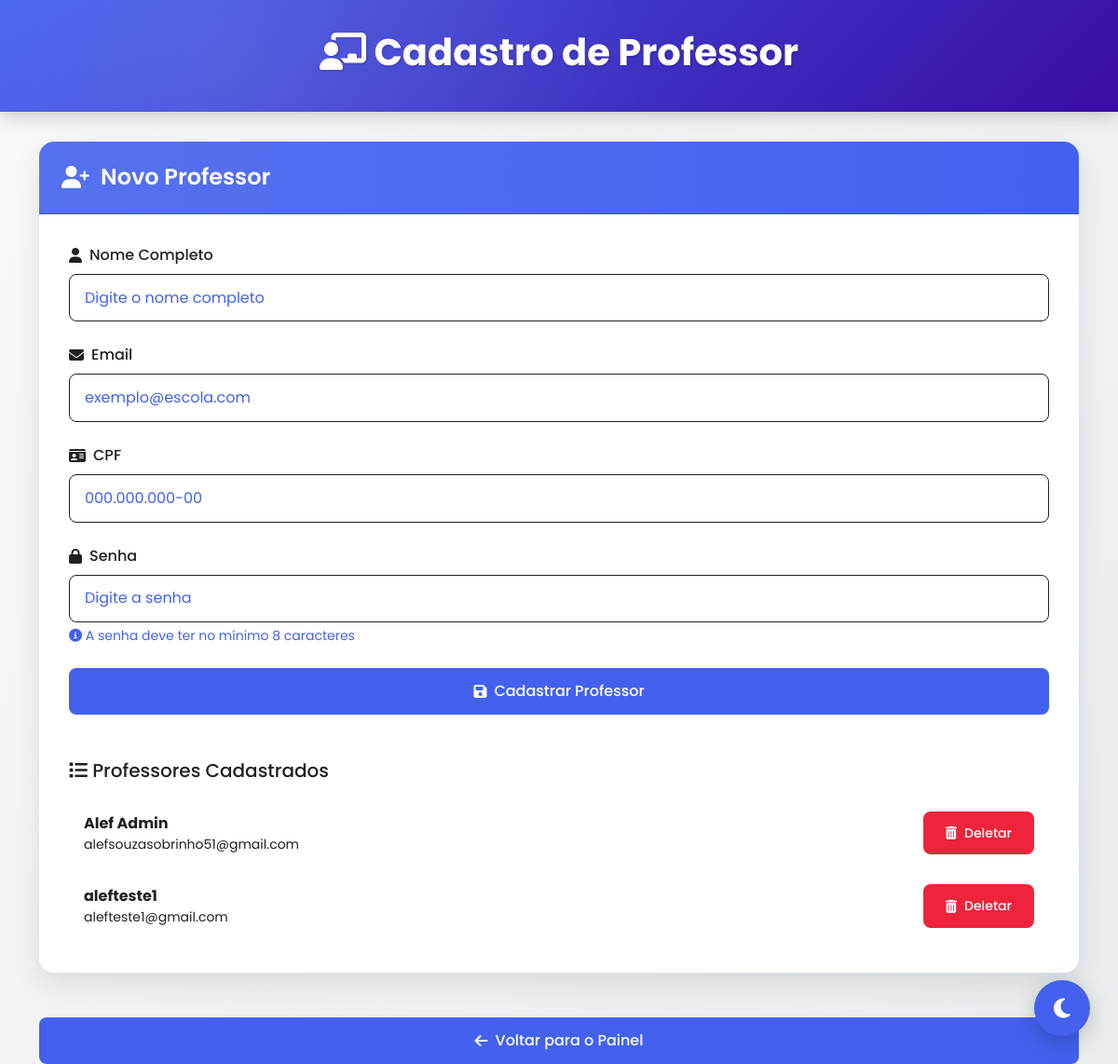
Screenshot of /frontend/cadastro_professor.php (signed in) with the database file from the repository.
### tables this page shows
CREATE TABLE `professores` (
  `id` int(11) NOT NULL,
  `nome` varchar(100) NOT NULL,
  `email` varchar(100) NOT NULL,
  `cpf` varchar(14) NOT NULL,
  `senha` varchar(255) NOT NULL,
  `data_cadastro` datetime DEFAULT current_timestamp(),
  `ultimo_login` datetime DEFAULT NULL,
  `ativo` tinyint(1) DEFAULT 1,
  `admin` tinyint(1) DEFAULT 0
);

### frontend/cadastro_professor.php (the view, shortened to what this page needs)
<!DOCTYPE html>
<html lang="pt" data-theme="light">
<head>
    <link href="https://cdn.jsdelivr.net/npm/bootstrap@5.3.0/dist/css/bootstrap.min.css" rel="stylesheet">
    <link rel="stylesheet" href="https://cdnjs.cloudflare.com/ajax/libs/font-awesome/6.4.2/css/all.min.css">
</head>
<body>
    <button class="theme-toggle" id="themeToggle">
        <i class="fas fa-moon" id="themeIcon"></i>
    </button>
    <div class="dashboard-header text-center">
        <div class="container">
            <h1 class="mb-2">
                <i class="fas fa-chalkboard-teacher"></i> Cadastro de Professor
            </h1>
        </div>
    </div>
    <div class="container">
        <div class="card">
            <div class="card-header">
                <h4>
                    <i class="fas fa-user-plus"></i> Novo Professor
                </h4>
            </div>
            <div class="card-body">
                <form method="POST" action="">
                    <div class="mb-4">
                        <label for="nome" class="form-label">
                            <i class="fas fa-user"></i> Nome Completo
                        </label>
                        <input type="text" class="form-control" name="nome" id="nome" required
                               placeholder="Digite o nome completo">
                    </div>
                    <div class="mb-4">
                        <label for="email" class="form-label">
                            <i class="fas fa-envelope"></i> Email
                        </label>
                        <input type="email" class="form-control" name="email" id="email" required
                               placeholder="exemplo@escola.com">
                    </div>
                    <div class="mb-4">
                        <label for="cpf" class="form-label">
                            <i class="fas fa-id-card"></i> CPF
                        </label>
                        <input type="text" class="form-control" name="cpf" id="cpf" required
                               placeholder="000.000.000-00">
                    </div>
                    <div class="mb-4">
                        <label for="senha" class="form-label">
                            <i class="fas fa-lock"></i> Senha
                        </label>
                        <input type="password" class="form-control" name="senha" id="senha" required
                               placeholder="Digite a senha">
                        <div class="form-text" style="color: var(--primary-color);">
                            <i class="fas fa-info-circle"></i> A senha deve ter no mínimo 8 caracteres
                        </div>
                    </div>
                    <button type="submit" class="btn btn-primary w-100">
                        <i class="fas fa-save"></i> Cadastrar Professor
                    </button>
                </form>
                <div class="mt-5">
                    <h5 class="mb-3" style="color: var(--text-color);">
                        <i class="fas fa-list"></i> Professores Cadastrados
                    </h5>
                    <div class="list-group">
                        <?php
                        require '../includes/conn.php';
                        $sql = "SELECT id, nome, email FROM professores ORDER BY nome ASC";
                        $result = $conn->query($sql);
                        if ($result->num_rows > 0) {
                            while($row = $result->fetch_assoc()) {
                                echo '<div class="list-group-item">';
                                echo '<div class="d-flex justify-content-between align-items-center">';
                                echo '<div>';
                                echo '<strong>' . htmlspecialchars($row['nome']) . '</strong>';
                                echo '<div class="small"  style="color: var(--text-color);">' . htmlspecialchars($row['email']) . '</div>';
                                echo '</div>';
                                echo '<form method="POST" class="d-inline-block" onsubmit="return confirm(\'Tem certeza que deseja deletar este professor?\')">';
                                echo '<button type="submit" name="delete" class="btn btn-danger btn-sm">';
                                echo '<i class="fas fa-trash-alt"></i> Deletar';
                                echo '</button>';
                                echo '</form>';
                                echo '</div>';
                                echo '</div>';
                            }
                        } else {
                            echo '<div class="list-group-item text-center text-muted">';
                            echo '<i class="fas fa-user-slash fa-2x mb-2"></i>';
                            echo '<p class="mb-0">Nenhum professor cadastrado</p>';
                            echo '</div>';
                        }
                        ?>
                    </div>
                </div>
            </div>
        </div>
        <a href="dashboard.php" class="btn btn-primary w-100" id="voltaDashboardId">
            <i class="fas fa-arrow-left"></i> Voltar para o Painel
        </a>
    </div>
</body>
</html>

### frontend/cadastro_professor.php (style rules this page uses)
:root { --primary-color: #4361ee; --primary-hover: #3a56d4; --secondary-color: #f0f4f8; --text-color: #212121; --card-bg: #ffffff; --body-bg: linear-gradient(135deg, #f8f9fa, #e9ecef); --shadow-color: rgba(0, 0, 0, 0.1); --icon-color: #4361ee; --danger-color: #ef233c; --danger-hover: #d90429; --header-bg: linear-gradient(135deg, #4361ee, #3a0ca3); --stats-card-bg: #ffffff; --quick-action-bg: #edf2fb; --notification-badge: #f72585; --success-color: #4cc9f0; --warning-color: #f8961e; }
body { background: var(--body-bg); font-family: 'Poppins', sans-serif; color: var(--text-color); transition: all 0.5s ease; min-height: 100vh; margin: 0; padding: 0; overflow-x: hidden; }
.dashboard-header { background: var(--header-bg); color: white; padding: 2rem 0; margin-bottom: 2rem; box-shadow: 0 4px 20px rgba(0, 0, 0, 0.2); transition: all 0.5s ease; position: relative; overflow: hidden; }
.dashboard-header::before { content: ''; position: absolute; top: 0; left: 0; width: 100%; height: 100%; background: radial-gradient(circle at 20% 50%, rgba(255,255,255,0.1) 0%, transparent 50%); }
.dashboard-header h1 { font-weight: 700; font-size: 2.5rem; text-shadow: 1px 1px 3px rgba(0, 0, 0, 0.2); position: relative; animation: fadeInDown 0.8s ease; }
.card { border-radius: 16px; box-shadow: 0 10px 30px var(--shadow-color); transition: all 0.4s cubic-bezier(0.175, 0.885, 0.32, 1.275); background-color: var(--card-bg); border: none; margin-bottom: 2rem; overflow: hidden; transform: translateY(0); animation: cardEntrance 0.6s ease-out both; }
.card-header { border-radius: 16px 16px 0 0; background: var(--primary-color); color: white; padding: 1.5rem; transition: all 0.5s ease; position: relative; overflow: hidden; }
.card-header::after { content: ''; position: absolute; top: 0; left: 0; width: 100%; height: 100%; background: linear-gradient(90deg, rgba(255,255,255,0.1) 0%, rgba(255,255,255,0) 100%); }
.card-header h4 { font-size: 1.5rem; font-weight: 600; margin: 0; display: flex; align-items: center; gap: 12px; position: relative; color: white; }
.card-body { padding: 2rem; background-color: var(--card-bg); transition: all 0.5s ease; }
.form-control { background-color: var(--card-bg); border: 1px solid var(--primary-color); color: var(--text-color); padding: 0.8rem 1rem; border-radius: 8px; transition: all 0.3s ease; border: 1px solid; }
.form-control::placeholder { color: var(--primary-color); }
.form-label { color: var(--text-color); font-weight: 500; margin-bottom: 0.5rem; display: flex; align-items: center; gap: 0.5rem; }
.btn { padding: 0.8rem 1.5rem; border-radius: 8px; font-weight: 500; transition: all 0.3s ease; display: inline-flex; align-items: center; justify-content: center; gap: 0.5rem; }
.btn-primary { background-color: var(--primary-color); border: none; }
.btn-danger { background-color: var(--danger-color); border: none; color: white; }
.list-group-item { background-color: var(--card-bg); border: 1px solid var(--border-color); color: var(--text-color); padding: 1rem; transition: all 0.3s ease; }
.theme-toggle { position: fixed; bottom: 30px; right: 30px; z-index: 1000; width: 60px; height: 60px; border-radius: 50%; background: var(--primary-color); color: white; display: flex; align-items: center; justify-content: center; cursor: pointer; box-shadow: 0 6px 25px rgba(0, 0, 0, 0.2); transition: all 0.5s cubic-bezier(0.175, 0.885, 0.32, 1.275); border: none; outline: none; }
.theme-toggle i { font-size: 1.5rem; transition: all 0.5s ease; }
#voltaDashboardId { margin-top: 1rem; background: var(--primary-color); color: white; text-decoration: none; transition: all 0.3s ease; }

### rows the page displays
professores: nome "Alef Admin", email "alefsouzasobrinho51@gmail.com"
professores: nome "alefteste1", email "alefteste1@gmail.com"
